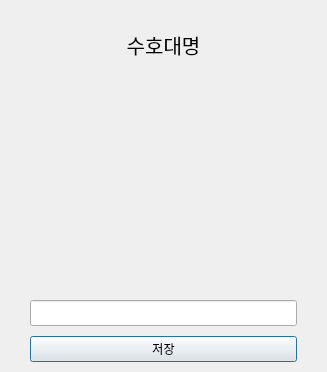
<?xml version="1.0" encoding="UTF-8"?>
<ui version="4.0">
 <class>Dialog</class>
 <widget class="QDialog" name="Dialog">
  <property name="geometry">
   <rect>
    <x>0</x>
    <y>0</y>
    <width>327</width>
    <height>372</height>
   </rect>
  </property>
  <property name="windowTitle">
   <string>Dialog</string>
  </property>
  <layout class="QVBoxLayout" name="verticalLayout">
   <property name="spacing">
    <number>10</number>
   </property>
   <property name="leftMargin">
    <number>30</number>
   </property>
   <property name="topMargin">
    <number>30</number>
   </property>
   <property name="rightMargin">
    <number>30</number>
   </property>
   <property name="bottomMargin">
    <number>10</number>
   </property>
   <item>
    <widget class="QLabel" name="lb_gard_type">
     <property name="sizePolicy">
      <sizepolicy hsizetype="Expanding" vsizetype="Fixed">
       <horstretch>0</horstretch>
       <verstretch>0</verstretch>
      </sizepolicy>
     </property>
     <property name="minimumSize">
      <size>
       <width>250</width>
       <height>0</height>
      </size>
     </property>
     <property name="maximumSize">
      <size>
       <width>16777215</width>
       <height>16777215</height>
      </size>
     </property>
     <property name="font">
      <font>
       <pointsize>15</pointsize>
      </font>
     </property>
     <property name="text">
      <string>수호대명</string>
     </property>
     <property name="alignment">
      <set>Qt::AlignCenter</set>
     </property>
    </widget>
   </item>
   <item>
    <widget class="QLabel" name="lb_gard_img">
     <property name="text">
      <string/>
     </property>
    </widget>
   </item>
   <item>
    <widget class="QLineEdit" name="le_gard_name">
     <property name="font">
      <font>
       <pointsize>11</pointsize>
      </font>
     </property>
     <property name="inputMethodHints">
      <set>Qt::ImhNone</set>
     </property>
    </widget>
   </item>
   <item>
    <widget class="QPushButton" name="pb_save">
     <property name="text">
      <string>저장</string>
     </property>
    </widget>
   </item>
  </layout>
 </widget>
 <resources/>
 <connections>
  <connection>
   <sender>pb_save</sender>
   <signal>clicked()</signal>
   <receiver>Dialog</receiver>
   <slot>accept()</slot>
   <hints>
    <hint type="sourcelabel">
     <x>70</x>
     <y>342</y>
    </hint>
    <hint type="destinationlabel">
     <x>79</x>
     <y>376</y>
    </hint>
   </hints>
  </connection>
 </connections>
</ui>
